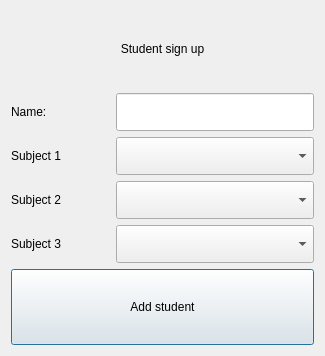
<?xml version="1.0" encoding="UTF-8"?>
<ui version="4.0">
 <class>StudentSignUp</class>
 <widget class="QDialog" name="StudentSignUp">
  <property name="geometry">
   <rect>
    <x>0</x>
    <y>0</y>
    <width>325</width>
    <height>356</height>
   </rect>
  </property>
  <property name="windowTitle">
   <string>Student Sign Up</string>
  </property>
  <layout class="QVBoxLayout" name="verticalLayout" stretch="2,1,1,1,1,2">
   <item>
    <widget class="QLabel" name="title">
     <property name="text">
      <string>Student sign up</string>
     </property>
     <property name="alignment">
      <set>Qt::AlignCenter</set>
     </property>
    </widget>
   </item>
   <item>
    <layout class="QHBoxLayout" name="horizontalLayout" stretch="1,2">
     <item>
      <widget class="QLabel" name="label">
       <property name="text">
        <string>Name:</string>
       </property>
      </widget>
     </item>
     <item>
      <widget class="QLineEdit" name="name">
       <property name="sizePolicy">
        <sizepolicy hsizetype="Preferred" vsizetype="Preferred">
         <horstretch>0</horstretch>
         <verstretch>0</verstretch>
        </sizepolicy>
       </property>
      </widget>
     </item>
    </layout>
   </item>
   <item>
    <layout class="QHBoxLayout" name="horizontalLayout_2" stretch="1,2">
     <item>
      <widget class="QLabel" name="label_2">
       <property name="text">
        <string>Subject 1</string>
       </property>
      </widget>
     </item>
     <item>
      <widget class="QComboBox" name="subject1">
       <property name="sizePolicy">
        <sizepolicy hsizetype="Preferred" vsizetype="Preferred">
         <horstretch>0</horstretch>
         <verstretch>0</verstretch>
        </sizepolicy>
       </property>
      </widget>
     </item>
    </layout>
   </item>
   <item>
    <layout class="QHBoxLayout" name="horizontalLayout_3" stretch="1,2">
     <item>
      <widget class="QLabel" name="label_3">
       <property name="text">
        <string>Subject 2</string>
       </property>
      </widget>
     </item>
     <item>
      <widget class="QComboBox" name="subject2">
       <property name="sizePolicy">
        <sizepolicy hsizetype="Preferred" vsizetype="Preferred">
         <horstretch>0</horstretch>
         <verstretch>0</verstretch>
        </sizepolicy>
       </property>
      </widget>
     </item>
    </layout>
   </item>
   <item>
    <layout class="QHBoxLayout" name="horizontalLayout_4" stretch="1,2">
     <item>
      <widget class="QLabel" name="label_4">
       <property name="text">
        <string>Subject 3</string>
       </property>
      </widget>
     </item>
     <item>
      <widget class="QComboBox" name="subject3">
       <property name="sizePolicy">
        <sizepolicy hsizetype="Preferred" vsizetype="Preferred">
         <horstretch>0</horstretch>
         <verstretch>0</verstretch>
        </sizepolicy>
       </property>
      </widget>
     </item>
    </layout>
   </item>
   <item>
    <widget class="QPushButton" name="addStudent">
     <property name="sizePolicy">
      <sizepolicy hsizetype="Preferred" vsizetype="Preferred">
       <horstretch>0</horstretch>
       <verstretch>0</verstretch>
      </sizepolicy>
     </property>
     <property name="text">
      <string>Add student</string>
     </property>
    </widget>
   </item>
  </layout>
 </widget>
 <resources/>
 <connections/>
</ui>
